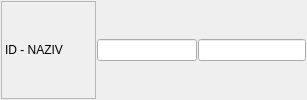
             <widget class="QFrame" name="frame_18">
              <property name="sizePolicy">
               <sizepolicy hsizetype="Preferred" vsizetype="Maximum">
                <horstretch>0</horstretch>
                <verstretch>0</verstretch>
               </sizepolicy>
              </property>
              <property name="frameShape">
               <enum>QFrame::NoFrame</enum>
              </property>
              <property name="frameShadow">
               <enum>QFrame::Raised</enum>
              </property>
              <layout class="QHBoxLayout" name="horizontalLayout_19">
               <property name="spacing">
                <number>1</number>
               </property>
               <property name="leftMargin">
                <number>1</number>
               </property>
               <property name="topMargin">
                <number>1</number>
               </property>
               <property name="rightMargin">
                <number>1</number>
               </property>
               <property name="bottomMargin">
                <number>1</number>
               </property>
               <item>
                <widget class="QLabel" name="label_13">
                 <property name="minimumSize">
                  <size>
                   <width>95</width>
                   <height>0</height>
                  </size>
                 </property>
                 <property name="frameShape">
                  <enum>QFrame::StyledPanel</enum>
                 </property>
                 <property name="text">
                  <string>ID - NAZIV</string>
                 </property>
                </widget>
               </item>
               <item>
                <widget class="QLineEdit" name="txtInstalacijaId">
                 <property name="sizePolicy">
                  <sizepolicy hsizetype="Preferred" vsizetype="Fixed">
                   <horstretch>0</horstretch>
                   <verstretch>0</verstretch>
                  </sizepolicy>
                 </property>
                 <property name="minimumSize">
                  <size>
                   <width>100</width>
                   <height>0</height>
                  </size>
                 </property>
                 <property name="maximumSize">
                  <size>
                   <width>100</width>
                   <height>16777215</height>
                  </size>
                 </property>
                 <property name="font">
                  <font>
                   <weight>50</weight>
                   <bold>false</bold>
                  </font>
                 </property>
                </widget>
               </item>
               <item>
                <widget class="QLineEdit" name="txtInstalacijaNaziv">
                 <property name="font">
                  <font>
                   <weight>50</weight>
                   <bold>false</bold>
                  </font>
                 </property>
                </widget>
               </item>
              </layout>
             </widget>
